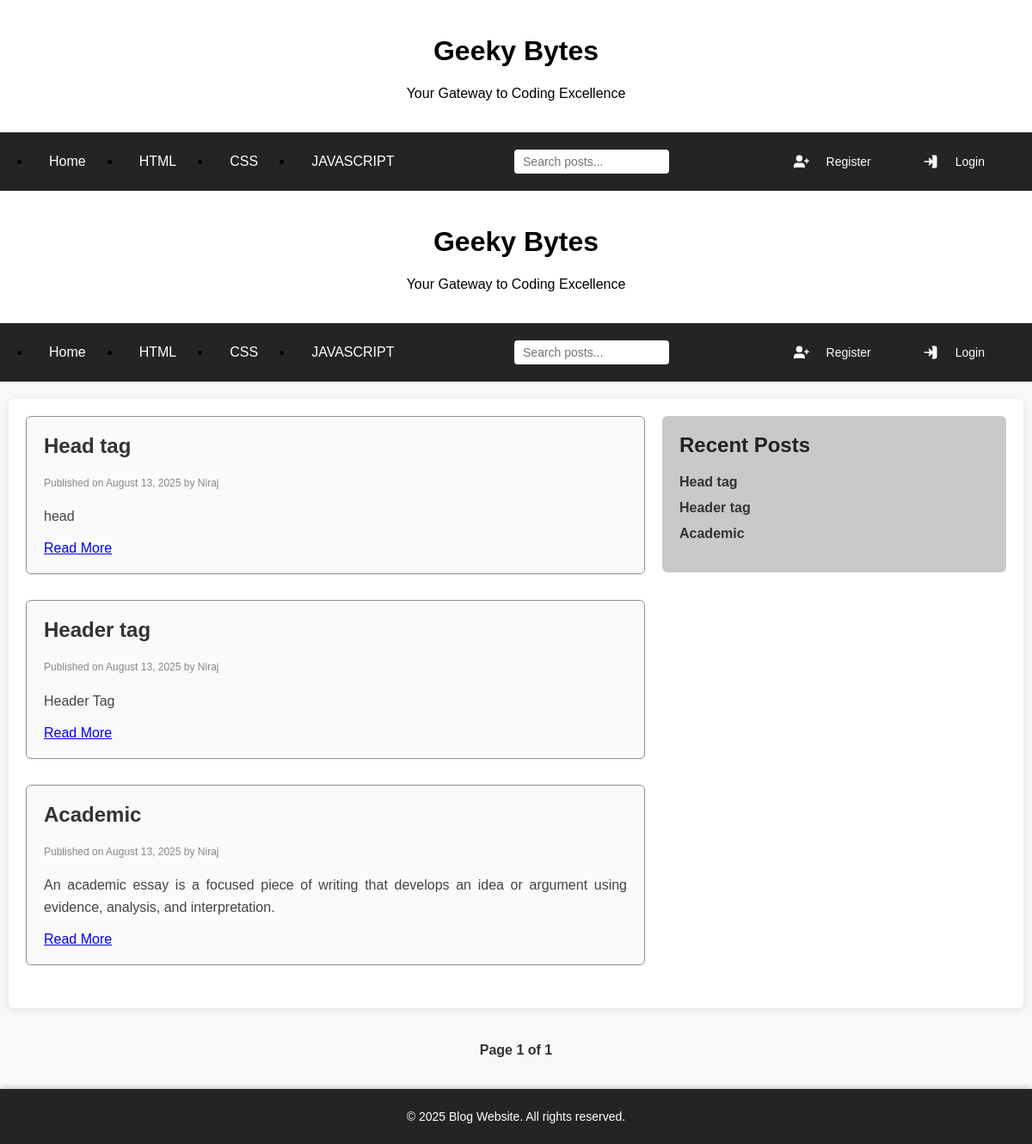
The page / on the database its author committed.
### app/models.py (models this page shows, shortened)
class Category(models.Model):
    category_title=models.CharField(max_length=100)
    created_at=models.DateTimeField(auto_now_add=True)
    updated_at=models.DateTimeField(auto_now=True)
    slug = models.SlugField(unique=True, blank=True)
    def __str__(self):
        return self.category_title

class Blog(models.Model):
    STATUS_CHOICES = [
        ('draft', 'Draft'),
        ('published', 'Published'),
    ]
    category=models.ForeignKey(Category,on_delete=models.CASCADE)
    author=models.ForeignKey(User,on_delete=models.CASCADE)
    slug=models.SlugField(unique=True, blank=True)
    blog_title=models.CharField(max_length=100)
    blog_short_description=models.TextField(max_length=700)
    blog_description=models.TextField(max_length=2000)
    status = models.CharField(max_length=10, choices=STATUS_CHOICES, default='draft')
    created_at=models.DateTimeField(auto_now_add=True)
    updated_at=models.DateTimeField(auto_now=True)
    is_published=models.BooleanField(default=False)
    image=models.ImageField(upload_to='blog_images/',blank=True,null=True)

### app/views.py (the view)
# urls.py: path('',views.home,name='home'),
def home(request):
    category=Category.objects.all()
    blog=Blog.objects.filter(is_published=True).order_by('-created_at')
    page=Paginator(blog,4)
    page_number=request.GET.get('page')
    page_obj=page.get_page(page_number)
    recent_posts = Blog.objects.filter(is_published=True).order_by('-created_at')
    context={'category':category,'page_obj': page_obj,'blog': page_obj.object_list,'recent_posts': recent_posts}
    return render(request,'blog.html',context)

### template/blog.html (shortened to what this page needs)
{%extends 'includes/base.html' %}
{%block content%}
 <header>
    <h1>Geeky Bytes</h1>
    <p>Your Gateway to Coding Excellence</p>
  </header>
  <nav>
    <div class="nav-links">
      <li><a href="{%url 'home' %}">Home</a></li>
      {%if category%}
        {%for i in category%}
        <li><a href="#">{{i}}</a></li>
        {%endfor%}
        {%endif%}
    </div>
    <div class="search-container">
      <input type="search" placeholder="Search posts..." aria-label="Search posts" />
    </div>
    <div class="auth-icons">
  {% if user.is_authenticated %}
    <span style="color: #fff; font-weight: 600; margin-right: 10px;">
      Hello, {{ user.username|capfirst }}
    </span>
    <a href="{%url 'add_post' %}" style="color: #fff; font-weight: 600; padding: 6px 10px; background-color: #28a745; border-radius: 4px; text-decoration: none;">
    + Add Post
  </a>
    <form method="POST" action="{% url 'logout' %}" style="display: inline;">
      {% csrf_token %}
      <button type="submit" title="Logout" aria-label="Logout" style="background:none; border:none; color:#fff; cursor:pointer; display:flex; align-items:center; gap:5px; font-weight:600; font-size:14px; padding:6px 10px; border-radius:4px; transition:background-color 0.3s;">
        <svg xmlns="http://www.w3.org/2000/svg" viewBox="0 0 24 24" fill="none" stroke="currentColor"
          stroke-width="2" stroke-linecap="round" stroke-linejoin="round" class="feather feather-log-out" width="18" height="18">
          <path d="M9 21H5a2 2 0 0 1-2-2V5a2 2 0 0 1 2-2h4" />
          <polyline points="16 17 21 12 16 7" />
          <line x1="21" y1="12" x2="9" y2="12" />
        </svg>
        Logout
      </button>
    </form>
  {% else %}
    <button title="Register" aria-label="Register">
      <a href="{% url 'register' %}">Register</a>
    </button>
    <button title="Login" aria-label="Login">
      <a href="{% url 'login' %}">Login</a>
    </button>
  {% endif %}
</div>
  </nav>
  <div class="container">
    <main>
      {%if blog%}
      {%for i in blog%}
      <article>
        <h2>{{ i.blog_title|capfirst }}</h2>
        <p class="post-meta">
          Published on {{ i.created_at|date:"F d, Y" }} by {{ i.author.username|capfirst }}
        </p>
        <p class="content-preview">{{ i.blog_short_description }}</p>
        <a href="{%url 'blog_detail' i.slug%}" class="read-more">Read More</a>
      </article>
      {%endfor%}
      {%endif%}
    </main>
    <aside>
      <h2>Recent Posts</h2>
      <ul>
        {%if blog%}
        {%for i in recent_posts|slice:":5" %}
        <li><a href="{%url 'blog_detail' i.slug %}">{{i.blog_title|capfirst}}</a></li>
        {%endfor%}
        {%endif%}
      </ul>
    </aside>
  </div>
  <div style="text-align: center; margin-top: 40px;">
  <div class="pagination">
    <span style="margin: 0 10px;">Page {{ page_obj.number }} of {{ page_obj.paginator.num_pages }}</span>
  </div>
</div>
{%endblock%}

### template/includes/base.html (shortened to what this page needs)
<!DOCTYPE html>
<html lang="en">
<head>
</head>
<body>
{% if request.resolver_match.url_name != 'add_post' and request.resolver_match.url_name != 'blog_detail' %}
  <header>
   <h1>Geeky Bytes</h1>
    <p>Your Gateway to Coding Excellence</p>
  </header>
  <nav>
    <div class="nav-links">
      <li><a href="{%url 'home' %}">Home</a></li>
      {%if category%}
        {%for i in category%}
        <li><a href="{%url 'category_detail' i.slug%}">{{i}}</a></li>
        {%endfor%}
        {%endif%}
    </div>
    <div class="search-container">
       <form method="GET" action="{% url 'search' %}">
    <input type="search" name="q" placeholder="Search posts..."aria-label="Search posts" value="{{ request.GET.q|default:'' }}"/>
  </form>
    </div>
    <div class="auth-icons">
  {% if user.is_authenticated %}
    <span style="color: #fff; font-weight: 600; margin-right: 10px;">
      Hello, {{ user.username|capfirst }}
    </span>
    <a href="{% url 'my-post' %}" style="color: #fff; font-weight: 600; padding: 6px 10px; background-color: #007bff; border-radius: 4px; text-decoration: none;">
  My Posts
</a>
    <a href="{%url 'add_post' %}" style="color: #fff; font-weight: 600; padding: 6px 10px; background-color: #28a745; border-radius: 4px; text-decoration: none;">
    + Add Post
  </a>
    <form method="POST" action="{% url 'logout' %}" style="display: inline;">
      {% csrf_token %}
      <button type="submit" title="Logout" aria-label="Logout" style="background:none; border:none; color:#fff; cursor:pointer; display:flex; align-items:center; gap:5px; font-weight:600; font-size:14px; padding:6px 10px; border-radius:4px; transition:background-color 0.3s;">
        <svg xmlns="http://www.w3.org/2000/svg" viewBox="0 0 24 24" fill="none" stroke="currentColor"
          stroke-width="2" stroke-linecap="round" stroke-linejoin="round" class="feather feather-log-out" width="18" height="18">
          <path d="M9 21H5a2 2 0 0 1-2-2V5a2 2 0 0 1 2-2h4" />
          <polyline points="16 17 21 12 16 7" />
          <line x1="21" y1="12" x2="9" y2="12" />
        </svg>
        Logout
      </button>
    </form>
  {% else %}
    <button title="Register" aria-label="Register">
      <a href="{% url 'register' %}">Register</a>
    </button>
    <button title="Login" aria-label="Login">
      <a href="{% url 'login' %}">Login</a>
    </button>
  {% endif %}
</div>
  </nav>
  {%endif%}
{%block content%}
{%endblock%}
 <footer>
    <p>© 2025  Blog Website. All rights reserved.</p>
  </footer>
</body>
</html>

### template/includes/base.html (style rules this page uses)
body { font-family: Arial, sans-serif; margin: 0; padding: 0; background-color: #f8f8f8; }
header { background-color: #ffffff; color: #000000; text-align: center; padding: 20px 0; box-shadow: 0 2px 5px rgba(0, 0, 0, 0.1); }
nav { background-color: #242424; padding: 10px 20px; display: flex; align-items: center; justify-content: space-between; flex-wrap: wrap; }
nav .nav-links { display: flex; align-items: center; flex-wrap: wrap; }
nav a { color: #fff; text-decoration: none; padding: 10px 15px; margin-right: 10px; display: inline-block; font-weight: 500; transition: background-color 0.3s; border-radius: 4px; }
nav .search-container { position: relative; margin-right: 20px; }
nav input[type="search"] { padding: 6px 10px; border-radius: 4px; border: none; outline: none; font-size: 14px; width: 180px; transition: width 0.3s ease-in-out; }
nav .auth-icons { display: flex; align-items: center; gap: 15px; }
nav .auth-icons button { background: none; border: none; color: #fff; cursor: pointer; display: flex; align-items: center; gap: 5px; font-weight: 600; font-size: 14px; padding: 6px 10px; border-radius: 4px; transition: background-color 0.3s; }
nav .auth-icons svg { width: 18px; height: 18px; fill: #fff; }
.container { display: flex; justify-content: space-between; max-width: 95%; margin: 20px auto; padding: 20px; background-color: #fff; box-shadow: 0 2px 8px rgba(0, 0, 0, 0.1); border-radius: 6px; min-height: 600px; }
main { flex: 2; margin-right: 20px; }
article { margin-bottom: 30px; padding: 20px; border: 1px solid rgb(145, 145, 145); border-radius: 6px; background-color: #fafafa; box-shadow: 0 1px 3px rgba(0, 0, 0, 0.05); }
article h2 { margin-top: 0; color: #333; }
article p.post-meta { font-size: 12px; color: #888; margin-bottom: 15px; }
article p { text-align: justify; line-height: 1.6; color: #444; }
aside { flex: 1; background-color: #c9c9c9; padding: 20px; border-radius: 6px; height: fit-content; }
aside h2 { margin-top: 0; color: #222; }
aside ul { list-style-type: none; padding-left: 0; }
aside ul li { margin-bottom: 12px; }
aside ul li a { color: #333; text-decoration: none; font-weight: 600; }
footer { background-color: #242424; color: #fff; text-align: center; position: fixed; bottom: 0; width: 100%; padding: 10px 0; font-size: 14px; box-shadow: 0 -2px 5px rgba(0, 0, 0, 0.2); }
article .content-preview { display: -webkit-box; -webkit-line-clamp: 4; -webkit-box-orient: vertical; overflow: hidden; text-overflow: ellipsis; max-height: 6.4em; }

### template/blog.html (style rules this page uses)
.pagination { margin-bottom: 100px; z-index: 10; position: relative; }
.pagination span { font-weight: 600; color: #333; }

### rows shown on the page
Category: category_title "HTML"
Category: category_title "CSS"
Category: category_title "JAVASCRIPT"
Blog: blog_title "Head tag", created_at "August 13, 2025", author.username "Niraj", blog_short_description "head"
Blog: blog_title "Header tag", created_at "August 13, 2025", author.username "Niraj", blog_short_description "Header Tag"
Blog: blog_title "Academic", created_at "August 13, 2025", author.username "Niraj", blog_short_description "An academic essay is a focused piece of writing that develops an idea or argument using evidence, analysis, and interpretation."

### other values the page prints
{{ page_obj.number }} "1"
{{ page_obj.paginator.num_pages }} "1"
